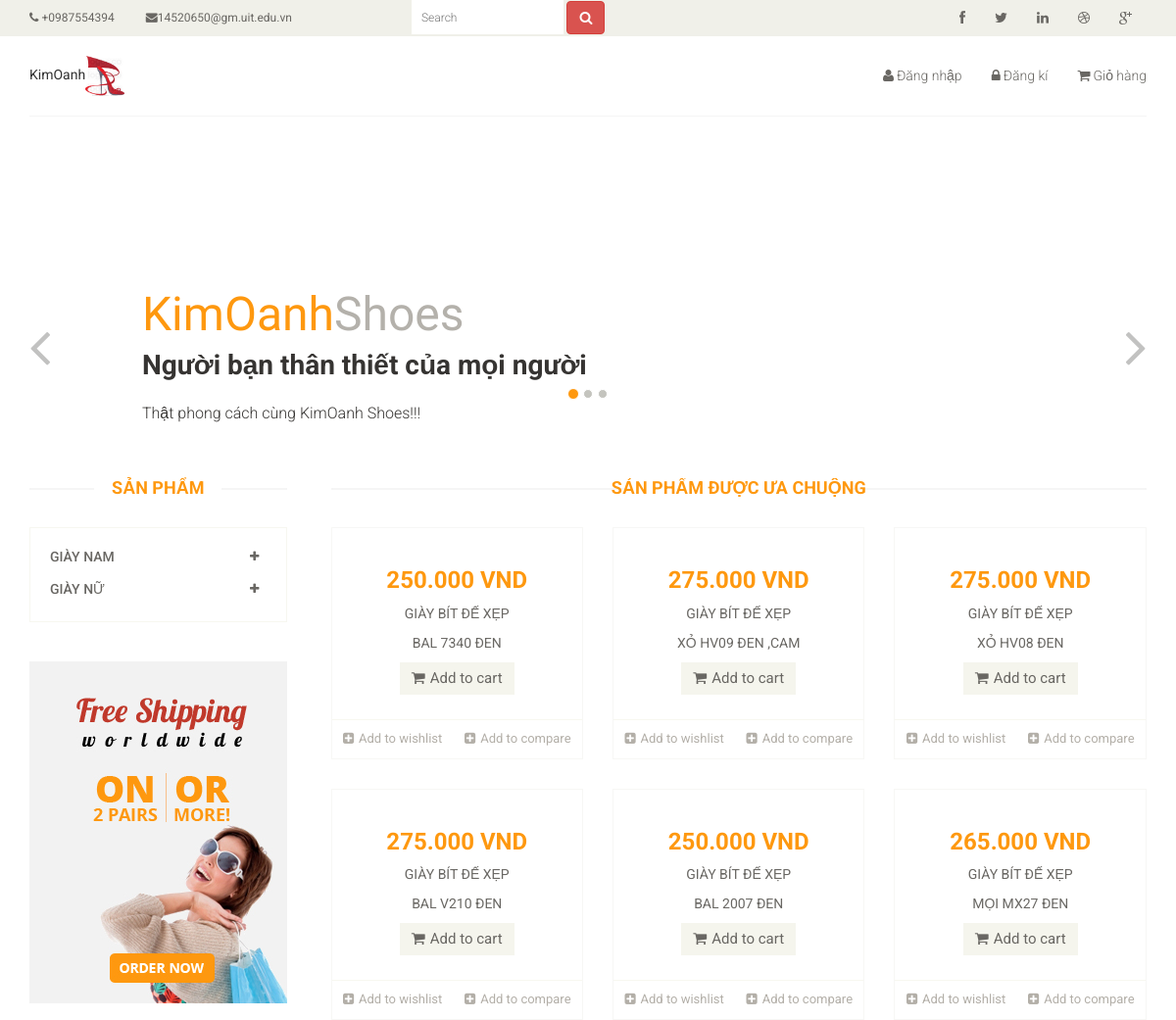
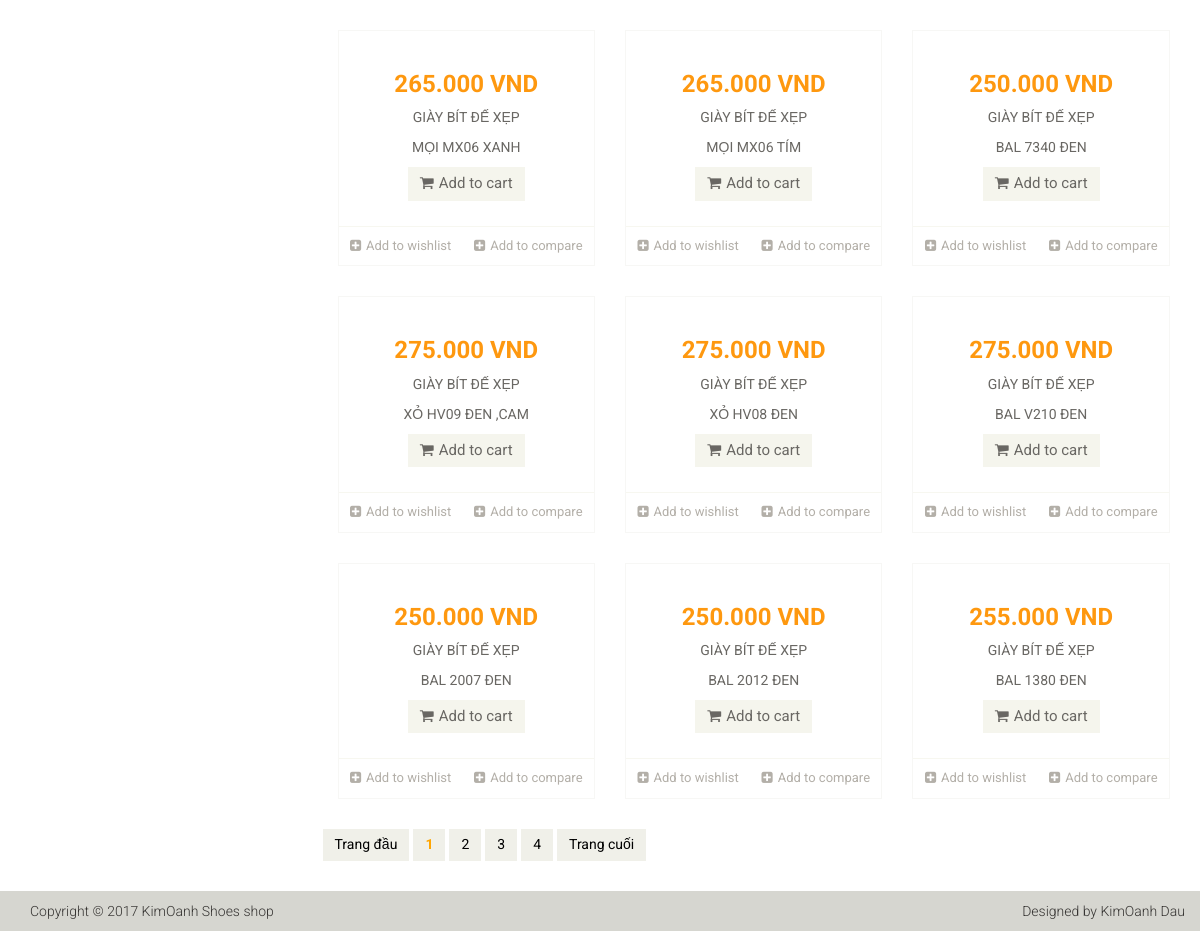
/catalog/giay_bit_de_xep.php, run on the app's committed database (2 pictures, top to bottom).
### tables this page shows
CREATE TABLE `sanpham` (
  `MaSanPham` char(10) NOT NULL,
  `TenSanPham` varchar(30) NOT NULL,
  `GiaSanPham` int(7) NOT NULL,
  `LoaiSanPham` varchar(3) NOT NULL,
  `KieuSanPham` varchar(20) NOT NULL,
  `HinhAnh` varchar(100) NOT NULL
);

### catalog/giay_bit_de_xep.php (the view, shortened to what this page needs)
<?php
	require '../upload/database_config.php';
							$per_page = 15;
							$catalog_name = 'xep';
							$catalog_url='giay_bit_de_xep.php';
								$sql_result_count = "SELECT MaSanPham FROM sanpham WHERE KieuSanPham like'%$catalog_name%'";
								$result_count = $conn->query($sql_result_count);
								$count = $result_count->num_rows;
								if(isset($_GET["page"])){
									$page = $_GET["page"];
								}
								else $page = 1;
								if($page == "" || $page < "1" || $page == "1"){
									$page_num = 0;
								}else if($page > ceil($count/$per_page)){
									$page_num = ceil($count/$per_page);
								}else{
									$page_num = ($page*$per_page) - $per_page;
								}
								$num_of_page = ceil($count/$per_page);
										$sql = "SELECT MaSanPham, TenSanPham, KieuSanPham, GiaSanPham, HinhAnh
										FROM sanpham
										WHERE KieuSanPham like '%$catalog_name%'
										ORDER BY MaSanPham DESC
										LIMIT $page_num , $per_page";
										$result = $conn->query($sql);
												while($row = $result->fetch_assoc()) {
												echo '<div class="col-sm-4"><div class="product-image-wrapper"><div class="single-products"><div class="productinfo text-center">';
												echo '<h2>'.$row['GiaSanPham'].'.000 VND</h2>';
												echo '<p>'.$row['KieuSanPham'].'</p>';
												echo '<p>'.$row['TenSanPham'].'</p>';
												echo '<a href="#" class="btn btn-default add-to-cart"><i class="fa fa-shopping-cart"></i>Add to cart</a></div><div class="product-overlay"><div class="overlay-content">';
												echo '<a href="../upload/addcart.php?item='.$row['MaSanPham'].'" class="btn btn-default add-to-cart"><i class="fa fa-shopping-cart"></i>Add to cart</a></div></div></div><div class="choose"><ul class="nav nav-pills nav-justified"><li><a href="#"><i class="fa fa-plus-square"></i>Add to wishlist</a></li><li><a href="#"><i class="fa fa-plus-square"></i>Add to compare</a></li></ul></div></div></div>';
											}
								echo "</div><div class='row'><ul class='pagination alg-right-pad'>";
								echo '<li><a href="'.$catalog_url.'?page=1">Trang đầu</a></li>';
								if($page >= 2){
									$i = $page;
								}
								else $i = 1;
								for($i; $i<$page + 4 && $i <= $num_of_page ;$i++){
									echo '<li><a href="'.$catalog_url.'?page='.$i.'"> ';
									if($i == $page){
										echo '<strong style="color:orange">'.$i.'</strong>';
									}
									else
										echo $i;
									echo' </a></li>';
							}
							echo '<li><a href="'.$catalog_url.'	?page='.$num_of_page.'">Trang cuối</a></li>';
							echo "</ul></div>";
?>

### data on the page
sanpham: GiaSanPham "250", KieuSanPham "GIÀY BÍT ĐẾ XẸP", TenSanPham "BAL 7340 ĐEN"
sanpham: GiaSanPham "275", KieuSanPham "GIÀY BÍT ĐẾ XẸP", TenSanPham "XỎ HV09 ĐEN ,CAM"
sanpham: GiaSanPham "275", KieuSanPham "GIÀY BÍT ĐẾ XẸP", TenSanPham "XỎ HV08 ĐEN"
sanpham: GiaSanPham "275", KieuSanPham "GIÀY BÍT ĐẾ XẸP", TenSanPham "BAL V210 ĐEN"
sanpham: GiaSanPham "250", KieuSanPham "GIÀY BÍT ĐẾ XẸP", TenSanPham "BAL 2007 ĐEN"
sanpham: GiaSanPham "265", KieuSanPham "GIÀY BÍT ĐẾ XẸP", TenSanPham "MỌI MX27 ĐEN"
sanpham: GiaSanPham "265", KieuSanPham "GIÀY BÍT ĐẾ XẸP", TenSanPham "MỌI MX06 XANH"
sanpham: GiaSanPham "265", KieuSanPham "GIÀY BÍT ĐẾ XẸP", TenSanPham "MỌI MX06 TÍM"
sanpham: GiaSanPham "250", KieuSanPham "GIÀY BÍT ĐẾ XẸP", TenSanPham "BAL 7340 ĐEN"
sanpham: GiaSanPham "275", KieuSanPham "GIÀY BÍT ĐẾ XẸP", TenSanPham "XỎ HV09 ĐEN ,CAM"
sanpham: GiaSanPham "275", KieuSanPham "GIÀY BÍT ĐẾ XẸP", TenSanPham "XỎ HV08 ĐEN"
sanpham: GiaSanPham "275", KieuSanPham "GIÀY BÍT ĐẾ XẸP", TenSanPham "BAL V210 ĐEN"
sanpham: GiaSanPham "250", KieuSanPham "GIÀY BÍT ĐẾ XẸP", TenSanPham "BAL 2007 ĐEN"
sanpham: GiaSanPham "250", KieuSanPham "GIÀY BÍT ĐẾ XẸP", TenSanPham "BAL 2012 ĐEN"
sanpham: GiaSanPham "255", KieuSanPham "GIÀY BÍT ĐẾ XẸP", TenSanPham "BAL 1380 ĐEN"
